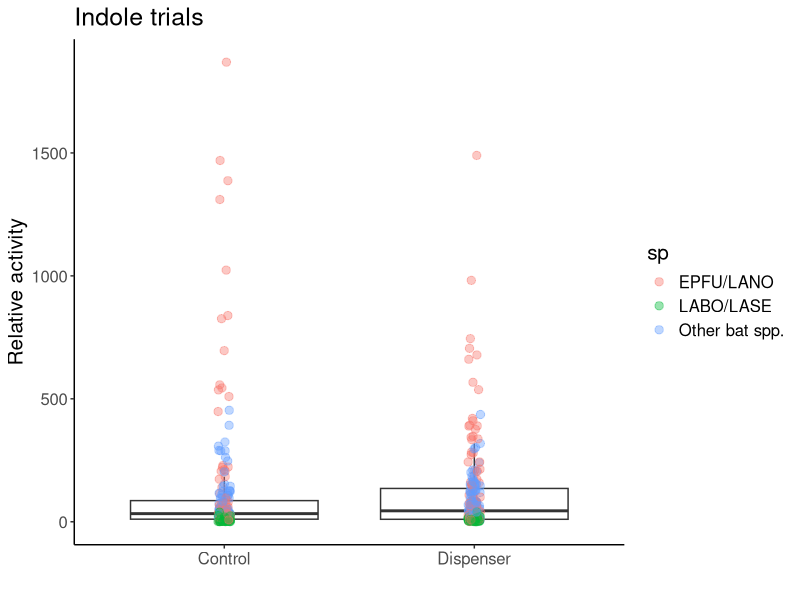
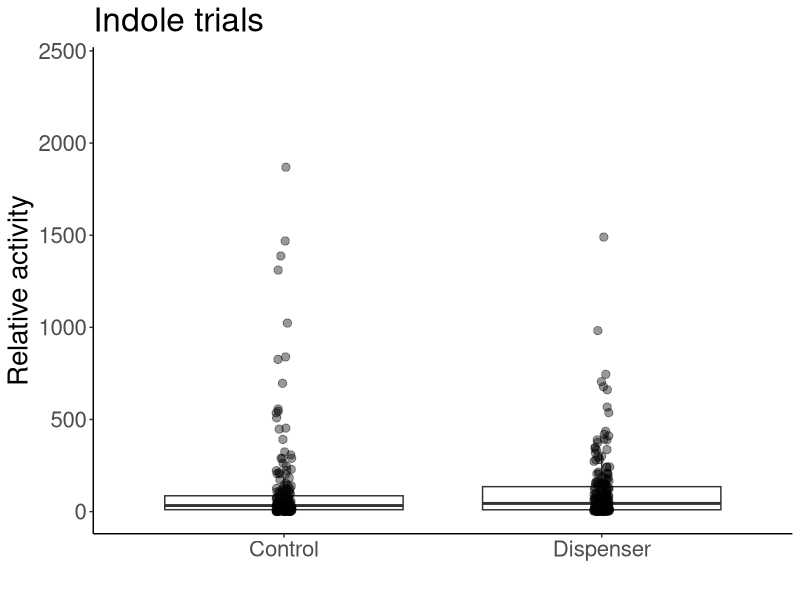
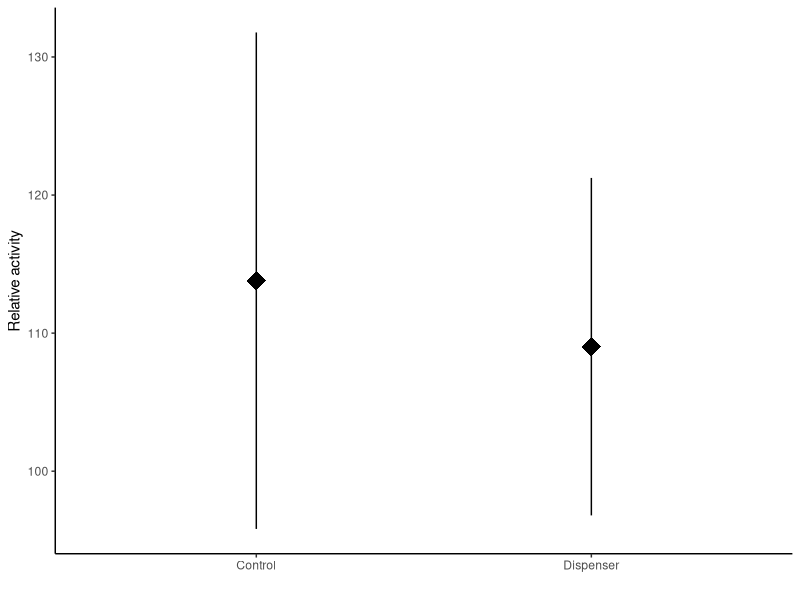
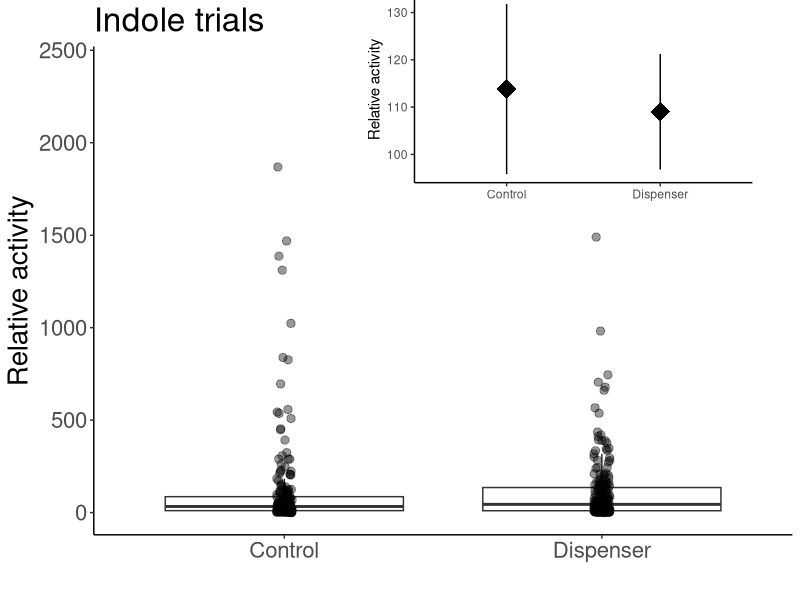
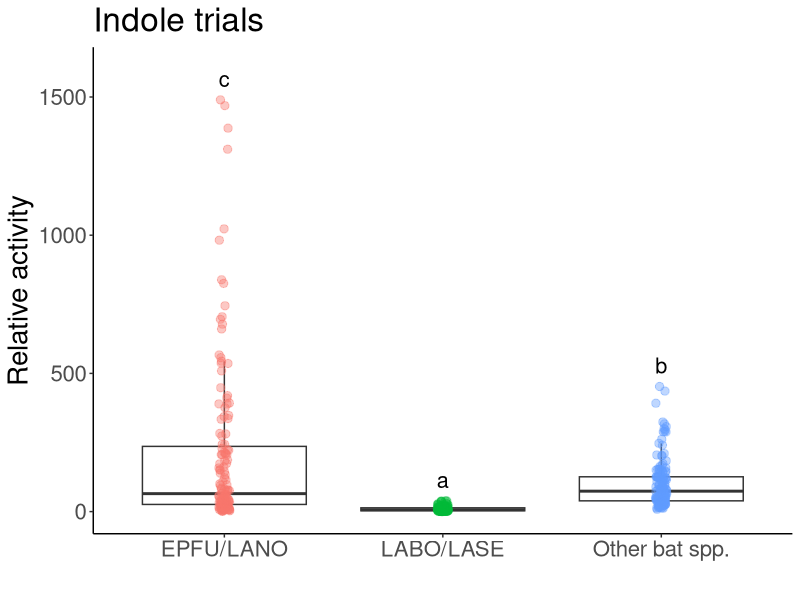
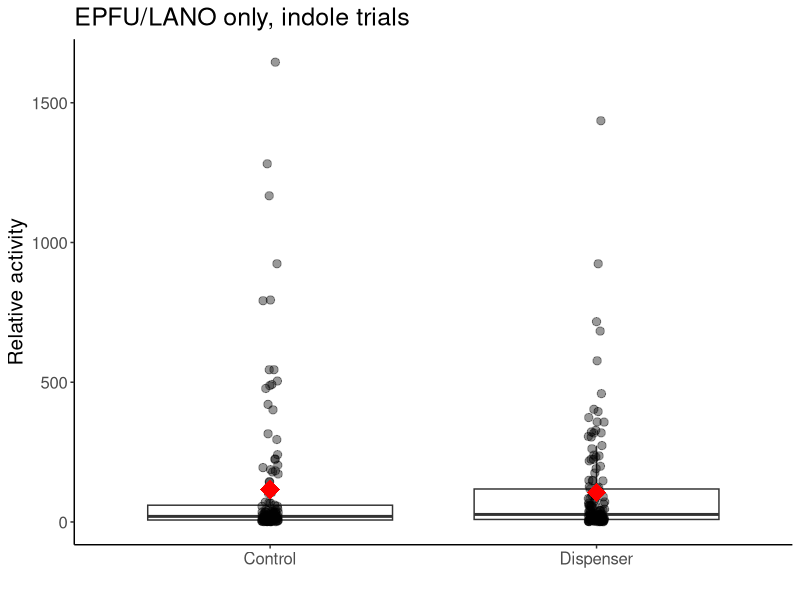
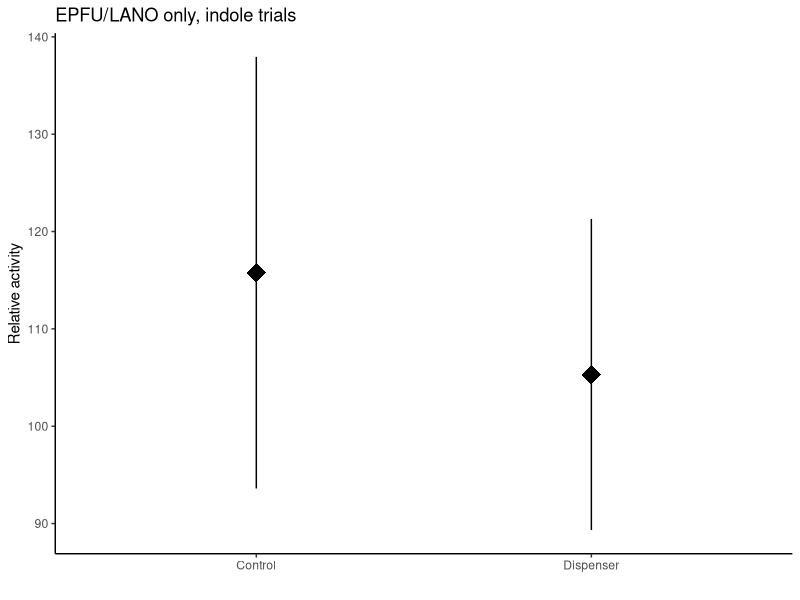
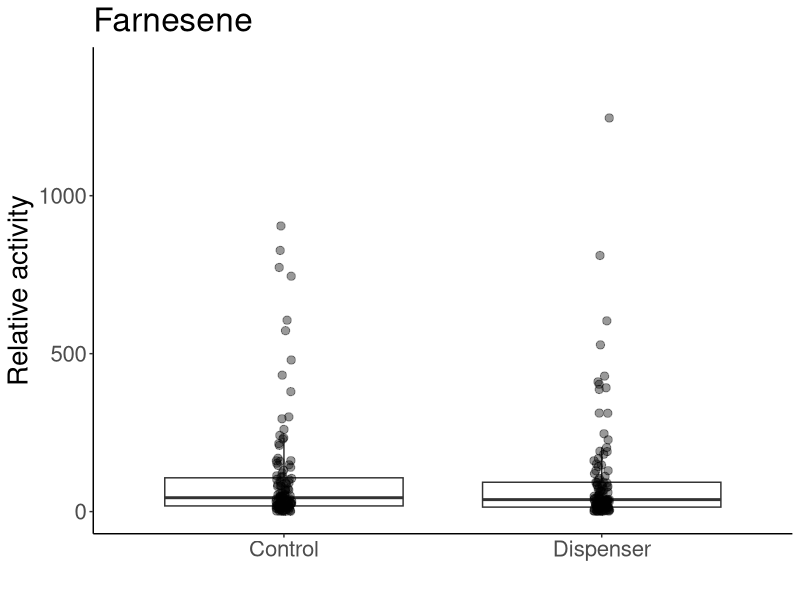

Here is the R script that generated these plots, in order:
#Load libraries
library(ggplot2)
library(lme4)
library(viridis)
library(car)
library(emmeans)
library(multcomp)
library(dplyr)
library(plyr)
library(tidyr)
library(cowplot)

# Indole data import and cleaning ------------------------------------------------

#SUMMARY DATA----
indole <- read.csv(file="Maynard_etal_indole_sum.csv",head=TRUE)

##Gathering data — compounds from col to rows
indole1<-indole %>% gather(sp, activity, EPTFUS:NOID)
indole1$sp<-as.factor(indole1$sp)
levels(indole1$sp)
indole1<-aggregate(activity ~ treatment + sp + jdate + site, dat=indole1, FUN=sum)

##GROUPING SPECIES----
{indole2<-indole1
indole2$sp=as.character(indole2$sp)
indole2$sp[indole2$sp=="EPTFUS"]="EPFU/LANO"
indole2$sp[indole2$sp=="LASNOC"]="EPFU/LANO"
indole2$sp[indole2$sp=="LASBOR"]="LABO/LASE"
indole2$sp[indole2$sp=="LASSEM"]="LABO/LASE"
indole2$sp[indole2$sp=="LASCIN"]="Other bat spp."
indole2$sp[indole2$sp=="MYOLUC"]="Other bat spp."
indole2$sp[indole2$sp=="PERSUB"]="Other bat spp."
indole2$sp[indole2$sp=="NOID"]="Other bat spp."
indole2$sp[indole2$sp=="NYCHUM"]="Other bat spp."
}

indole3<-aggregate(activity ~ treatment + sp + jdate + site, dat=indole2, FUN=sum)

#indole3<-indole3[order(indole3$sp),]

test.i<-glmer(activity~treatment*sp+(1|jdate), dat = indole3,family=poisson)
summary(test.i)
shapiro.test(resid(test.i))#non-normal

#Test for overdispersion function
overdisp_fun <- function(model) {
	rdf <- df.residual(model)
	rp <- residuals(model,type="pearson")
	Pearson.chisq <- sum(rp^2)
	prat <- Pearson.chisq/rdf
	pval <- pchisq(Pearson.chisq, df=rdf, lower.tail=FALSE)
	c(chisq=Pearson.chisq,ratio=prat,rdf=rdf,p=pval)
}

overdisp_fun(test.i)#overdispersed

mod.i<-glmer.nb(activity~treatment*sp+(1|jdate), dat = indole3)
Anova(mod.i)
#treatment p=0.32, sp p<0.0001, interaxn p=0.45

#contrasts
i1<-emmeans(mod.i,pairwise~sp, type="response")
cld(i1$emmeans,  Letters ='abcde')
#LABO/LASE a, Other b, EPFU/LANO c

indole.tab <- ddply(indole3, c("sp"), summarise,
					N    = length(activity),
					mean = mean(activity),
					sd   = sd(activity),
					se   = sd / sqrt(N))
indole.tab
#(EPFU/LANO-Other)/other
(216.0500-101.0638)/101.0638
#1.14, EPFU/LANO were 114% more active than Other spp.

#(EPFU/LANO-LABO)/LABO
(216.0500-9.7000)/9.7000
#21.27, EPFU/LANO were 1467% more active than LABO/LASE

indole.tab.treat <- ddply(indole3, c("treatment"), summarise,
					N    = length(activity),
					mean = mean(activity),
					sd   = sd(activity),
					se   = sd / sqrt(N))
indole.tab.treat

#full plot
ggplot(data=indole3, aes(x=treatment, y=activity))+ 
	geom_boxplot(outlier.shape = NA)+
	geom_point(position=position_jitter(width = 0.025), alpha=0.4, size=2.5, aes(color=sp))+
	theme_classic()+
	labs(x=" ", y="Relative activity",
		 title = "Indole trials")+
	theme(text = element_text(size=15))

#data plot w/o species color
indole.plot1<-ggplot(data=indole3, aes(x=treatment, y=activity))+ 
	geom_boxplot(outlier.shape = NA)+
	geom_point(position=position_jitter(width = 0.025), alpha=0.4, size=2.5)+
	theme_classic()+
	labs(x=" ", y="Relative activity",
		 title = "Indole trials")+
	theme(text = element_text(size=20))+
	scale_y_continuous(limits = c(0,2400))
indole.plot1

#small plot
indole.small<-ggplot(data=indole3, aes(x=treatment, y=activity))+ 
	theme_classic()+
	labs(x=" ", y="Relative activity")+
	stat_summary(fun.data = "mean_se", size=1.5, shape="diamond")
indole.small

indole.with.inset <-
	ggdraw() +
	draw_plot(indole.plot1) +
	draw_plot(indole.small, x = 0.45, y = .62, width = .5, height = .4)
indole.with.inset

ggsave(filename = "indole.png", 
	   plot = indole.with.inset,
	   width = 17, 
	   height = 12,
	   units = "cm",
	   dpi = 300)

ggplot(data=indole3, aes(x=sp, y=activity))+ 
	geom_boxplot(outlier.shape = NA)+
	geom_point(position=position_jitter(width = 0.025), alpha=0.4, size=2.5, aes(color=sp))+
	theme_classic()+
	labs(x=" ", y="Relative activity", title="Indole trials")+
	theme(text = element_text(size=20), legend.position = "none")+
	stat_summary(geom = 'text', label = c("c","a","b"),
				 fun = max, vjust = -0.8, size=5.5)+
	scale_y_continuous(limits = c(0,1600))

##INDOLE BIG BROWN ONLY----
brown.ind <- indole2[which(indole2$sp== 'EPFU/LANO'),]

test3.ind<-glmer(activity~treatment+(1|jdate), dat = brown.ind,family=poisson)
shapiro.test(resid(test3.ind))#normal
summary(test3.ind)#not normal

mod.brown.ind<-glmer.nb(activity~treatment+(1|jdate), dat = brown.ind)
Anova(mod.brown.ind)
#treatment p=0.38

ggplot(data=brown.ind, aes(x=treatment, y=activity))+ 
	geom_boxplot(outlier.shape = NA)+
	geom_point(position=position_jitter(width = 0.025), alpha=0.4, size=2.5)+
	stat_summary(fun.data = "mean_se", colour="red", size=1.5, shape="diamond")+
	theme_classic()+
	labs(x=" ", y="Relative activity",
		 title = "EPFU/LANO only, indole trials")+
	theme(text = element_text(size=15), legend.title = )+
	scale_color_viridis(discrete = T, option = "D")

ggplot(data=brown.ind, aes(x=treatment, y=activity))+ 
	theme_classic()+
	labs(x=" ", y="Relative activity",
		 title = "EPFU/LANO only, indole trials")+
	stat_summary(fun.data = "mean_se", size=1.5, shape="diamond")

##FARNESENE TRIALS----
# Farnesene data import and cleaning ------------------------------------------------

#SUMMARY DATA----
farn <- read.csv(file="Maynard_etal_farnesene_sum.csv",head=TRUE)

##Gathering data — compounds from col to rows
farn1<-farn %>% gather(sp, activity, EPTFUS:NOID)
farn1$sp<-as.factor(farn1$sp)
levels(farn1$sp)
farn1<-aggregate(activity ~ treatment + sp + jdate + site, dat=farn1, FUN=sum)

##GROUPING SPECIES----
{farn2<-farn1
farn2$sp=as.character(farn2$sp)
farn2$sp[farn2$sp=="EPTFUS"]="EPFU/LANO"
farn2$sp[farn2$sp=="LASNOC"]="EPFU/LANO"
farn2$sp[farn2$sp=="LASBOR"]="LABO/LASE"
farn2$sp[farn2$sp=="LASSEM"]="LABO/LASE"
farn2$sp[farn2$sp=="LASCIN"]="Other bat spp."
farn2$sp[farn2$sp=="MYOLUC"]="Other bat spp."
farn2$sp[farn2$sp=="PERSUB"]="Other bat spp."
farn2$sp[farn2$sp=="NOID"]="Other bat spp."
farn2$sp[farn2$sp=="NYCHUM"]="Other bat spp."
}

farn3<-aggregate(activity ~ treatment + sp + jdate + site, dat=farn2, FUN=sum)

test.f<-glmer(activity~treatment*sp+(1|jdate), dat = farn3,family=poisson)
summary(test.f)
shapiro.test(resid(test.f))#non-normal, overdispersed

overdisp_fun(test.f)#overdispersed

mod.f<-glmer.nb(activity~treatment*sp+(1|jdate), dat = farn3)
Anova(mod.f)
#treatment p=0.3102, sp p<2e-16, interaxn p=0.2219

#contrasts
f1<-emmeans(mod.f,pairwise~sp, type="response")
cld(f1$emmeans,  Letters ='abcde')


farn.tab <- ddply(farn3, c("sp"), summarise,
					N    = length(activity),
					mean = mean(activity),
					sd   = sd(activity),
					se   = sd / sqrt(N))
farn.tab
#(Other-EPFU/LANO)/EPFU/LANO
(152.81250-125.20513)/125.20513
#.22

#(Other-LABO)/LABO
(152.81250-28.22667)/28.22667
#4.41

farn.plot1<-ggplot(data=farn3, aes(x=treatment, y=activity))+ 
	geom_boxplot(outlier.shape = NA)+
	geom_point(position=position_jitter(width = 0.025), alpha=0.4, size=2.5)+
	theme_classic()+
	labs(x=" ", y="Relative activity",
		 title = "Farnesene")+
	theme(text = element_text(size=20))+
	scale_y_continuous(limits = c(0,1400))
farn.plot1

farn.small<-ggplot(data=farn3, aes(x=treatment, y=activity))+ 
	theme_classic()+
	labs(x=" ", y="Relative activity")+
	stat_summary(fun.data = "mean_se", size=1.5, shape="diamond")
farn.small

library(ggpubr)
ggarrange(farn.plot1, farn.small,
		  labels = c("a", "b"),heights = c(2,2),
		  ncol = 1, nrow = 2)

farn.with.inset <-
	ggdraw() +
	draw_plot(farn.plot1) +
	draw_plot(farn.small, x = 0.45, y = .6, width = .5, height = .4)
farn.with.inset

ggsave(filename = "farnesene.png", 
	   plot = farn.with.inset,
	   width = 17, 
	   height = 12,
	   units = "cm",
	   dpi = 300)

ggplot(data=farn3, aes(x=sp, y=activity))+ 
	geom_boxplot(outlier.shape = NA)+
	geom_point(position=position_jitter(width = 0.025), alpha=0.4, size=2.5, aes(color=sp))+
	theme_classic()+
	labs(x=" ", y="Relative activity", title="Farnesene trials")+
	theme(text = element_text(size=20), legend.position = "none")+
	stat_summary(geom = 'text', label = c("b","a","c"),
				 fun = max, vjust = -0.8, size=5.5)+
	scale_y_continuous(limits = c(0,900))

##farn BIG BROWN ONLY----
brown.farn <- farn2[which(farn2$sp== 'EPFU/LANO'),]

test3.farn<-glmer(activity~treatment+(1|jdate), dat = brown.farn,family=poisson)
shapiro.test(resid(test3.farn))#normal
summary(test3.farn)#not normal

mod.brown.farn<-glmer.nb(activity~treatment+(1|jdate), dat = brown.farn)
Anova(mod.brown.farn)
#treatment p=0.17

ggplot(data=brown.farn, aes(x=treatment, y=activity))+ 
	geom_boxplot(outlier.shape = NA)+
	geom_point(position=position_jitter(width = 0.025), alpha=0.4, size=2.5)+
	stat_summary(fun.data = "mean_se", colour="red", size=1.5, shape="diamond")+
	theme_classic()+
	labs(x=" ", y="Relative activity",
		 title = "EPFU/LANO only, Farnesene trials")+
	theme(text = element_text(size=15), legend.title = )+
	scale_color_viridis(discrete = T, option = "D")

ggplot(data=brown.farn, aes(x=treatment, y=activity))+ 
	theme_classic()+
	labs(x=" ", y="Relative activity",
		 title = "EPFU/LANO only, Farnesene trials")+
	stat_summary(fun.data = "mean_se", size=1.5, shape="diamond")
